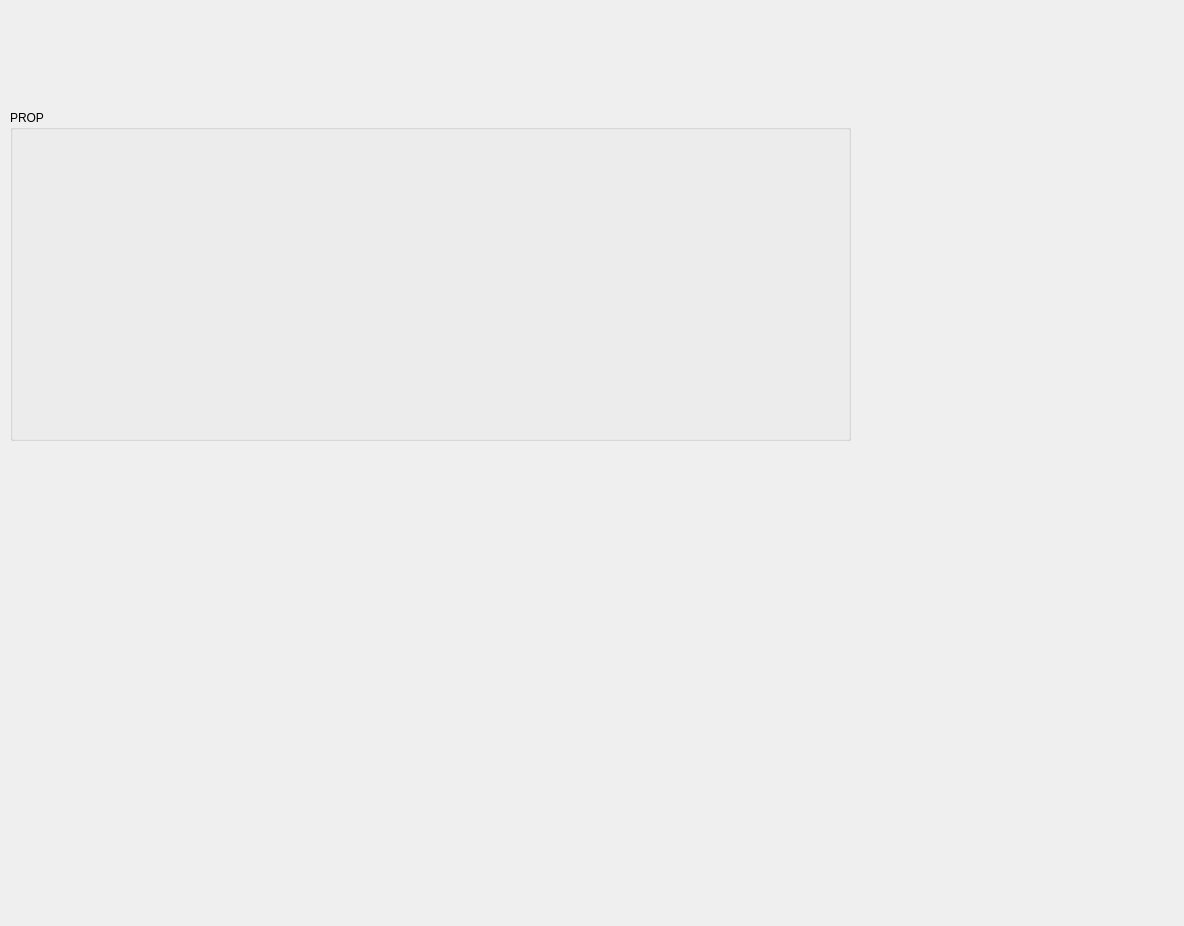
<?xml version="1.0" encoding="UTF-8"?>
<ui version="4.0">
 <class>dlgPROP</class>
 <widget class="QWidget" name="dlgPROP">
  <property name="geometry">
   <rect>
    <x>0</x>
    <y>0</y>
    <width>1184</width>
    <height>926</height>
   </rect>
  </property>
  <property name="windowTitle">
   <string>Dialog</string>
  </property>
  <widget class="QGroupBox" name="propulsionGroupBox">
   <property name="geometry">
    <rect>
     <x>10</x>
     <y>110</y>
     <width>841</width>
     <height>331</height>
    </rect>
   </property>
   <property name="title">
    <string>PROP</string>
   </property>
   <widget class="QWidget" name="wgtPropulsion" native="true">
    <property name="geometry">
     <rect>
      <x>10</x>
      <y>30</y>
      <width>821</width>
      <height>291</height>
     </rect>
    </property>
   </widget>
  </widget>
  <widget class="QWidget" name="widget" native="true">
   <property name="geometry">
    <rect>
     <x>880</x>
     <y>780</y>
     <width>291</width>
     <height>151</height>
    </rect>
   </property>
   <property name="styleSheet">
    <string notr="true">image: url(:/ACS-label.png);</string>
   </property>
  </widget>
  <widget class="QWidget" name="widget_2" native="true">
   <property name="geometry">
    <rect>
     <x>10</x>
     <y>10</y>
     <width>191</width>
     <height>101</height>
    </rect>
   </property>
   <property name="styleSheet">
    <string notr="true">image: url(:/ACS-thruster-pic-tr.png);</string>
   </property>
  </widget>
  <widget class="QWidget" name="widget_3" native="true">
   <property name="geometry">
    <rect>
     <x>220</x>
     <y>10</y>
     <width>191</width>
     <height>101</height>
    </rect>
   </property>
   <property name="styleSheet">
    <string notr="true">image: url(:/ACS-thruster-pic-tr.png);</string>
   </property>
  </widget>
  <widget class="QWidget" name="widget_4" native="true">
   <property name="geometry">
    <rect>
     <x>430</x>
     <y>10</y>
     <width>191</width>
     <height>101</height>
    </rect>
   </property>
   <property name="styleSheet">
    <string notr="true">image: url(:/ACS-thruster-pic-tr.png);</string>
   </property>
  </widget>
  <widget class="QWidget" name="widget_5" native="true">
   <property name="geometry">
    <rect>
     <x>430</x>
     <y>440</y>
     <width>421</width>
     <height>461</height>
    </rect>
   </property>
   <property name="styleSheet">
    <string notr="true">image: url(:/ACS-thrusters.png);</string>
   </property>
  </widget>
  <widget class="QWidget" name="widget_6" native="true">
   <property name="geometry">
    <rect>
     <x>-10</x>
     <y>620</y>
     <width>451</width>
     <height>281</height>
    </rect>
   </property>
   <property name="styleSheet">
    <string notr="true">image: url(:/STAR26-graph.png);</string>
   </property>
  </widget>
  <widget class="QWidget" name="widget_7" native="true">
   <property name="geometry">
    <rect>
     <x>880</x>
     <y>320</y>
     <width>291</width>
     <height>471</height>
    </rect>
   </property>
   <property name="styleSheet">
    <string notr="true">image: url(:/STAR26-table.png);</string>
   </property>
   <zorder>widget</zorder>
  </widget>
  <widget class="QWidget" name="widget_8" native="true">
   <property name="geometry">
    <rect>
     <x>10</x>
     <y>440</y>
     <width>201</width>
     <height>171</height>
    </rect>
   </property>
   <property name="styleSheet">
    <string notr="true">image: url(:/STAR26-image.png);</string>
   </property>
  </widget>
  <widget class="QWidget" name="widget_9" native="true">
   <property name="geometry">
    <rect>
     <x>220</x>
     <y>440</y>
     <width>201</width>
     <height>171</height>
    </rect>
   </property>
   <property name="styleSheet">
    <string notr="true">image: url(:/STAR26-image.png);</string>
   </property>
  </widget>
  <widget class="QWidget" name="widget_10" native="true">
   <property name="geometry">
    <rect>
     <x>880</x>
     <y>10</y>
     <width>291</width>
     <height>311</height>
    </rect>
   </property>
   <property name="styleSheet">
    <string notr="true">image: url(:/ACS-plots.png);</string>
   </property>
  </widget>
 </widget>
 <resources/>
 <connections/>
</ui>
